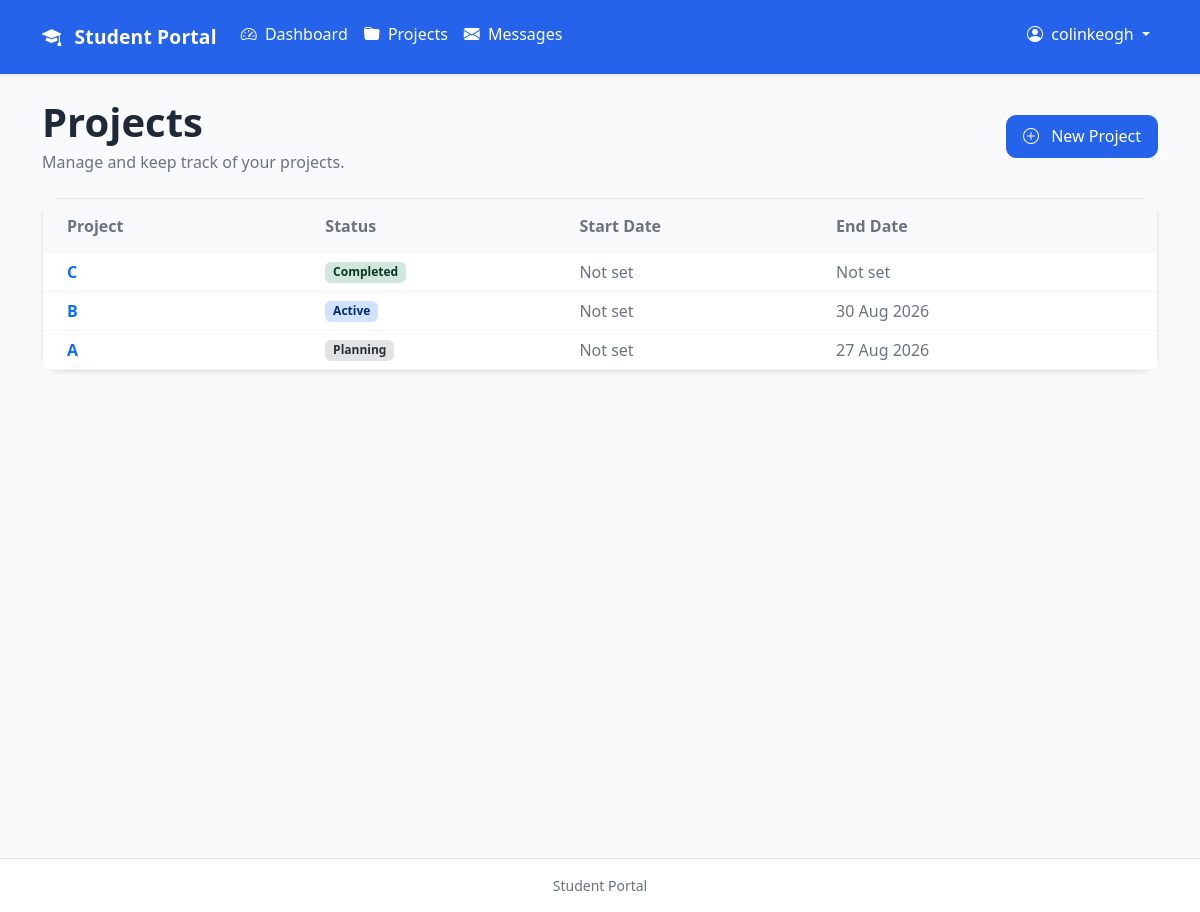
The page /projects/ (signed in) on the database as committed earlier.
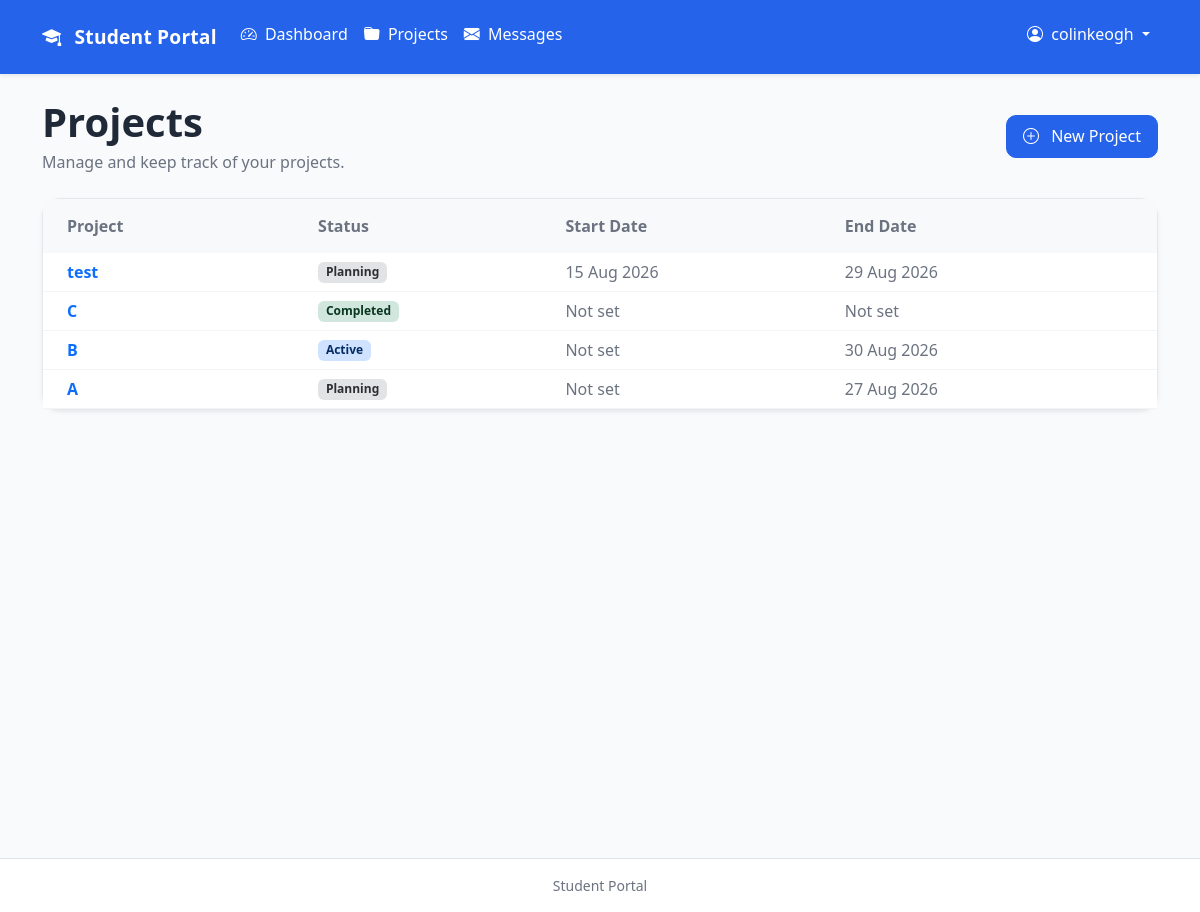
The same page on the database as committed later.
### projects/models.py (models this page shows, shortened)
class Project(models.Model):
    class Status(models.TextChoices):
        PLANNING = "PL", "Planning"
        ACTIVE = "AC", "Active"
        COMPLETED = "CO", "Completed"
    title = models.CharField(
        max_length=200,
    )
    description = models.TextField(
        blank=True,
    )
    owner = models.ForeignKey(
        settings.AUTH_USER_MODEL,
        on_delete=models.CASCADE,
        related_name="owned_projects",
    )
    status = models.CharField(
        max_length=2,
        choices=Status.choices,
        default=Status.PLANNING,
    )
    start_date = models.DateField(
        null=True,
        blank=True,
    )
    end_date = models.DateField(
        null=True,
        blank=True,
    )
    stakeholders = models.TextField(
        blank=True,
    )
    created_at = models.DateTimeField(
        auto_now_add=True,
    )
    class Meta:
        ordering = ["-created_at"]

### projects/views.py (the view)
@login_required
def project_list(request):
    projects = Project.objects.filter(
        owner=request.user,
    )
    return render(
        request,
        "projects/project_list.html",
        {
            "projects": projects,
        },
    )

### projects/templates/projects/project_list.html (shortened to what this page needs)
{% extends "base.html" %}
{% block content %}
<div class="d-flex flex-column flex-md-row justify-content-between align-items-md-center gap-3 mb-4">
    <div>
        <h1 class="mb-1 fw-semibold">
            Projects
        </h1>
        <p class="text-muted mb-0">
            Manage and keep track of your projects.
        </p>
    </div>
    <a
        href="{% url 'projects:create' %}"
        class="btn btn-primary">
        <i class="bi bi-plus-circle me-2"></i>
        New Project
    </a>
</div>
{% if projects %}
    <div class="card shadow-sm">
        <div class="table-responsive">
            <table class="table table-hover align-middle mb-0">
                <thead class="table-light">
                    <tr>
                        <th class="px-4 py-3">
                            Project
                        </th>
                        <th class="py-3">
                            Status
                        </th>
                        <th class="py-3">
                            Start Date
                        </th>
                        <th class="py-3 pe-4">
                            End Date
                        </th>
                    </tr>
                </thead>
                <tbody>
                    {% for project in projects %}
                        <tr>
                            <td class="px-4">
                                <a
                                    href="{% url 'projects:detail' project.pk %}"
                                    class="text-decoration-none fw-semibold">
                                    {{ project.title }}
                                </a>
                            </td>
                            <td>
                                {% if project.status == "PL" %}
                                    <span class="badge bg-secondary-subtle text-secondary-emphasis">
                                        {{ project.get_status_display }}
                                    </span>
                                {% elif project.status == "AC" %}
                                    <span class="badge bg-primary-subtle text-primary-emphasis">
                                        {{ project.get_status_display }}
                                    </span>
                                {% elif project.status == "CO" %}
                                    <span class="badge bg-success-subtle text-success-emphasis">
                                        {{ project.get_status_display }}
                                    </span>
                                {% endif %}
                            </td>
                            <td class="text-muted">
                                {% if project.start_date %}
                                    {{ project.start_date|date:"d M Y" }}
                                {% else %}
                                    Not set
                                {% endif %}
                            </td>
                            <td class="text-muted pe-4">
                                {% if project.end_date %}
                                    {{ project.end_date|date:"d M Y" }}
                                {% else %}
                                    Not set
                                {% endif %}
                            </td>
                        </tr>
                    {% endfor %}
                </tbody>
            </table>
        </div>
    </div>
{% endif %}
{% endblock %}

Rows that differ between the two databases and show on the page:
added Project: title "test", status "Planning", start_date "15 Aug 2026", end_date "29 Aug 2026"
